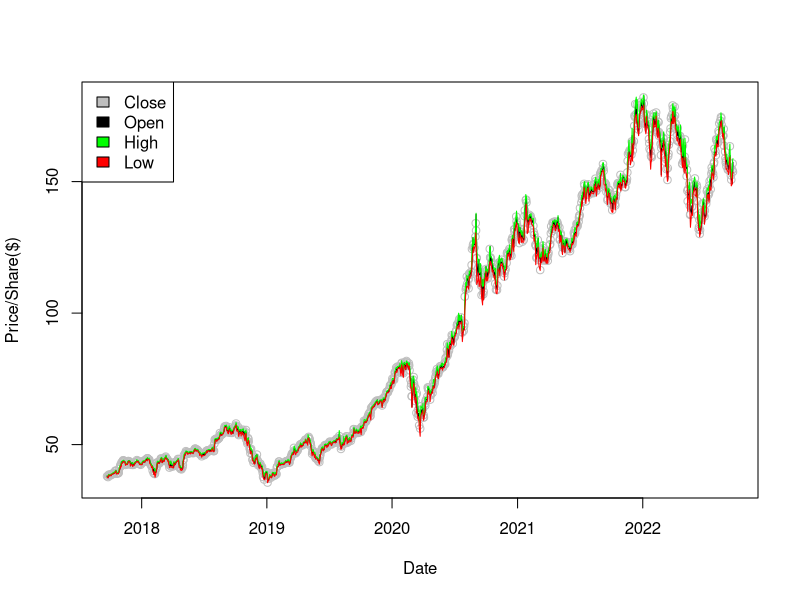
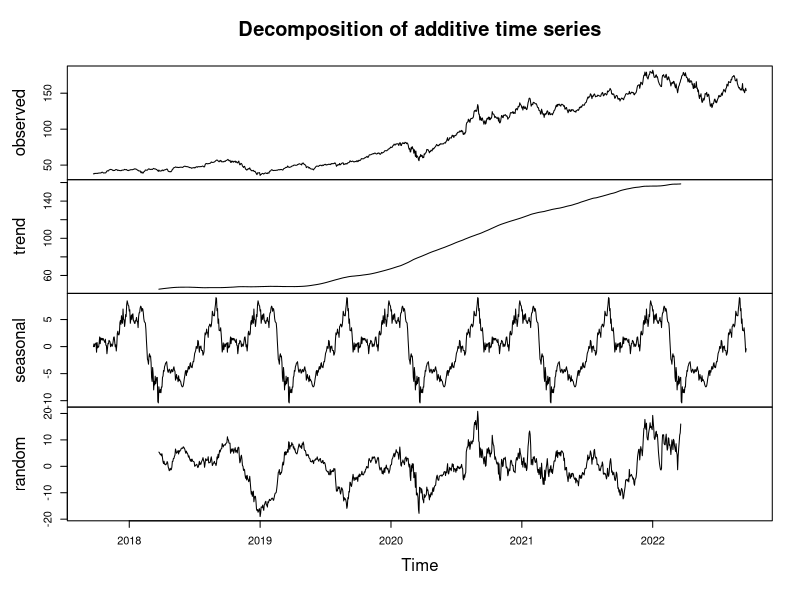
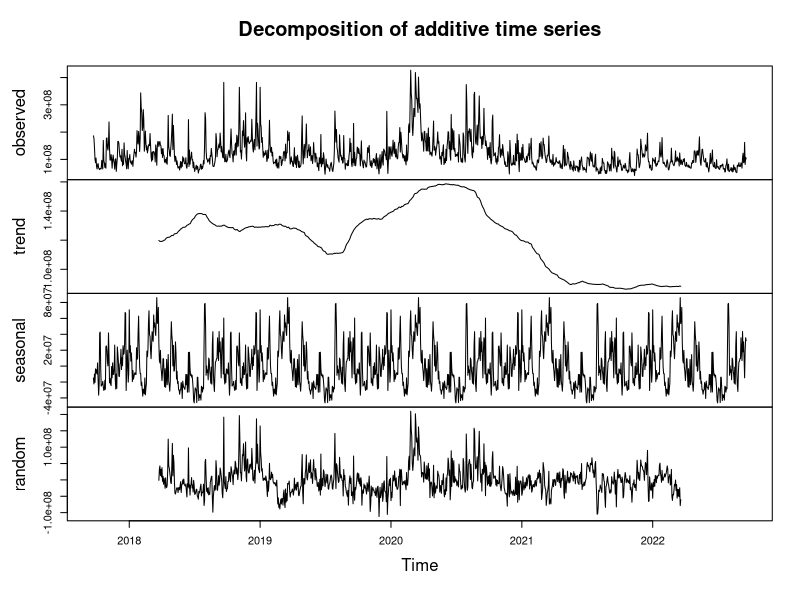
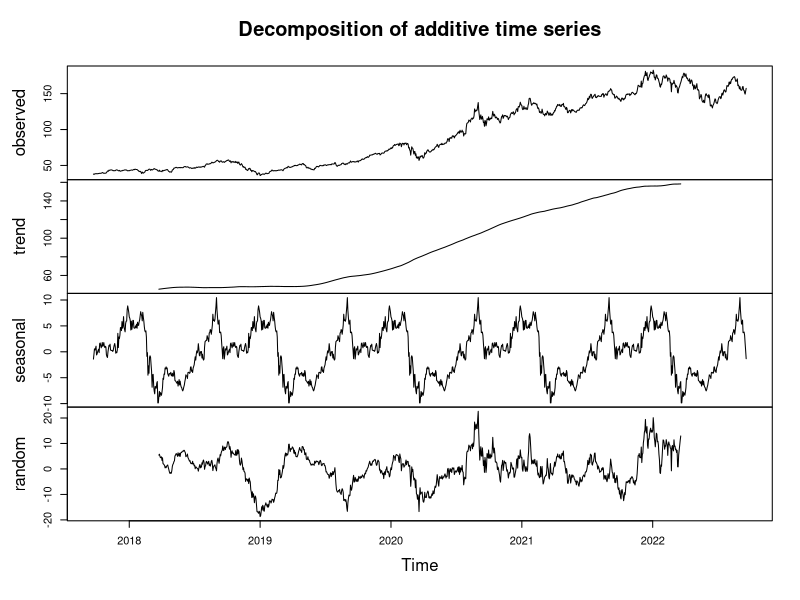
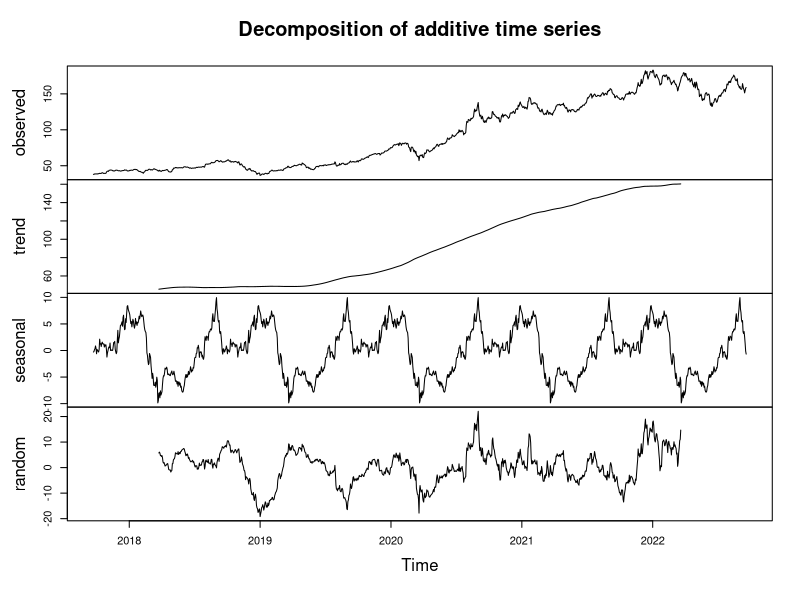
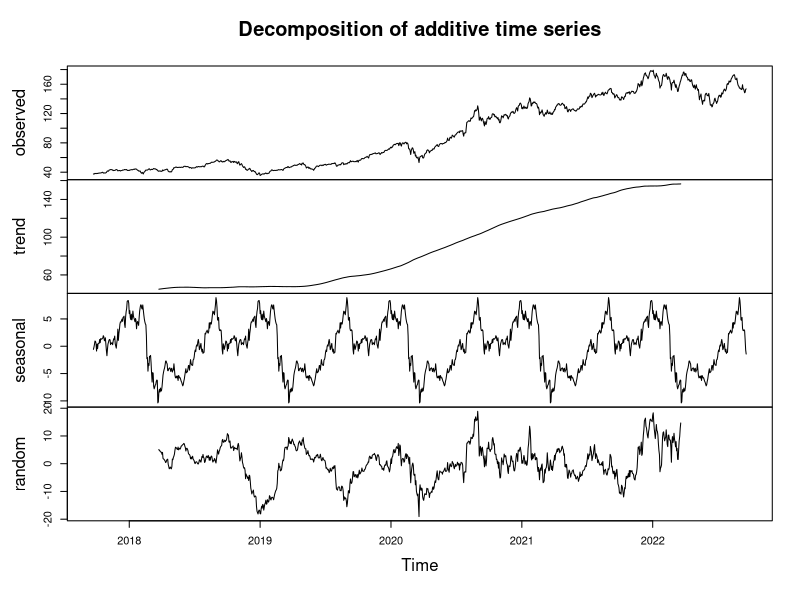
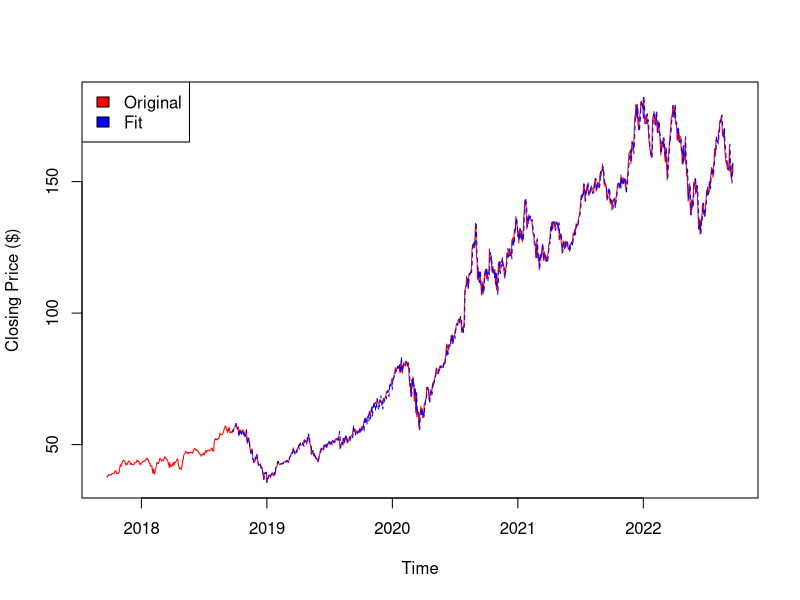
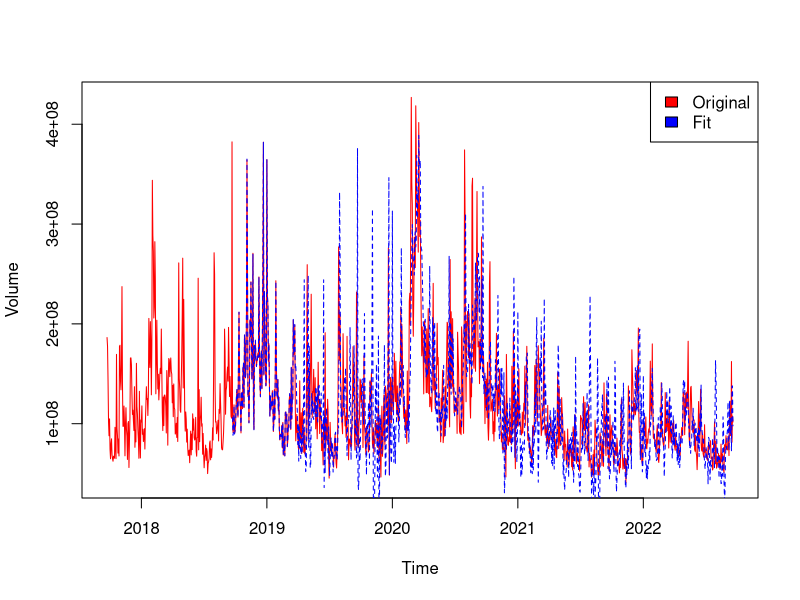

The R source for these figures, in order:
## ---- chunk 1
#Importing packages dplyr and tidyr to assist data manipulation
library(dplyr)
library(tidyr)
library(zoo)

#Importing apple stock market values
apple <- read.csv('HistoricalData_1663834817479.csv')
apple <- as.data.frame(apple)
## ---- chunk 2
head(apple)
## ---- chunk 3
summary(apple)
## ---- chunk 4
apple <- lapply(apple, sub, pattern = '\\$', replacement = '')
apple <- as.data.frame(apple)
apple$Date <- as.Date(apple$Date, "%m/%d/%Y")
apple$Date <- as.Date(apple$Date, "%Y-%m-%d")
head(apple)
## ---- chunk 5
plot(apple$Date, apple$Close.Last,col = 'grey', xlab = 'Date', ylab = 'Price/Share($)')
lines(apple$Date, apple$Open, col = 'black')
lines(apple$Date, apple$High, col = 'green')
lines(apple$Date, apple$Low, col = 'red')
legend(x = 'topleft', y=150, legend = c('Close', 'Open', 'High', 'Low'), fill = c('grey', 'black', 'green', 'red'))
## ---- chunk 6
#Number of trading days in a year
Trading_Days <- 252

#Convert columns from type char to numeric
for(i in 2:length(names(apple))){
  apple[, i] <- as.numeric(apple[, i])
}

#Order data set by date
apple_ordered <- zoo(apple[,-1], order.by = apple[,1])
head(apple_ordered)

#Converting DF to time series data and starting on 184/252 trading day in 2017 
apple_ts <- ts(apple_ordered, frequency = Trading_Days, start = c(2017, 184))

components_apple_close <- decompose(apple_ts[, 1])
components_apple_volume <- decompose(apple_ts[, 2])
components_apple_open <- decompose(apple_ts[, 3])
components_apple_high <- decompose(apple_ts[, 4])
components_apple_low <- decompose(apple_ts[, 5])
## ---- chunk 7
plot(components_apple_close)
## ---- chunk 8
plot(components_apple_volume)
## ---- chunk 9
plot(components_apple_open)
## ---- chunk 10
plot(components_apple_high)
## ---- chunk 11
plot(components_apple_low)
## ---- chunk 12
#Applying HoltWinters function for exponential smoothing
apple_close_smoothed <- HoltWinters(apple_ts[,1])
apple_volume_smoothed <- HoltWinters(apple_ts[,2])
apple_open_smoothed <- HoltWinters(apple_ts[,3])
apple_high_smoothed <- HoltWinters(apple_ts[,4])
apple_low_smoothed <- HoltWinters(apple_ts[,5])
## ---- chunk 13
#Visually evaluate the fits
plot(apple_ts[,1], ylab = 'Closing Price ($)', col = 'red')
lines(apple_close_smoothed$fitted[,1], lty = 2, col = 'blue')
legend(x = 'topleft', y=150, legend = c('Original', 'Fit'), fill = c('red', 'blue'))
## ---- chunk 14
#Visually evaluate the fits
plot(apple_ts[,2], ylab = 'Volume', col = 'red')
lines(apple_volume_smoothed$fitted[,1], lty = 2, col = 'blue')
legend(x = 'topright', legend = c('Original', 'Fit'), fill = c('red', 'blue'))
## ---- chunk 15
#Visually evaluate the fits
plot(apple_ts[,3], ylab = 'Open Price ($)', col = 'red')
lines(apple_open_smoothed$fitted[,1], lty = 2, col = 'blue')
legend(x = 'topleft', y=150, legend = c('Original', 'Fit'), fill = c('red', 'blue'))
## ---- chunk 16
#Visually evaluate the fits
plot(apple_ts[,4], ylab = 'High Price ($)', col = 'red')
lines(apple_high_smoothed$fitted[,1], lty = 2, col = 'blue')
legend(x = 'topleft', y=150, legend = c('Original', 'Fit'), fill = c('red', 'blue'))
## ---- chunk 17
#Visually evaluate the fits
plot(apple_ts[,5], ylab = 'Low Price ($)', col = 'red')
lines(apple_low_smoothed$fitted[,1], lty = 2, col = 'blue')
legend(x = 'topleft', y=150, legend = c('Original', 'Fit'), fill = c('red', 'blue'))
## ---- chunk 18
#Forecasting next 252 trading days
apple_close_forecast <- predict(apple_close_smoothed, 252, prediction.interval = TRUE, level=0.95)
apple_volume_forecast <- predict(apple_volume_smoothed, 252, prediction.interval = TRUE, level=0.95)
apple_open_forecast <- predict(apple_open_smoothed, 252, prediction.interval = TRUE, level=0.95)
apple_high_forecast <- predict(apple_high_smoothed, 252, prediction.interval = TRUE, level=0.95)
apple_low_forecast <- predict(apple_low_smoothed, 252, prediction.interval = TRUE, level=0.95)
## ---- chunk 19
#Visually evaluate the prediction
plot(apple_ts[,1], ylab="Close Price ($)", xlim = c(2019, 2024))
lines(apple_close_smoothed$fitted[,1], lty=2, col="blue")
lines(apple_close_forecast[,1], col="red")
lines(apple_close_forecast[,2], lty=2, col="orange")
lines(apple_close_forecast[,3], lty=2, col="orange")
## ---- chunk 20
#Visually evaluate the prediction
plot(apple_ts[,2], ylab="Trade Volume", xlim = c(2019, 2024))
lines(apple_volume_smoothed$fitted[,1], lty=2, col="blue")
lines(apple_volume_forecast[,1], col="red")
lines(apple_volume_forecast[,2], lty=2, col="orange")
lines(apple_volume_forecast[,3], lty=2, col="orange")
## ---- chunk 21
#Visually evaluate the prediction
plot(apple_ts[,3], ylab="Open Price ($)", xlim = c(2019, 2024))
lines(apple_open_smoothed$fitted[,1], lty=2, col="blue")
lines(apple_open_forecast[,1], col="red")
lines(apple_open_forecast[,2], lty=2, col="orange")
lines(apple_open_forecast[,3], lty=2, col="orange")
## ---- chunk 22
#Visually evaluate the prediction
plot(apple_ts[,4], ylab="High Price ($)", xlim = c(2019, 2024))
lines(apple_high_smoothed$fitted[,1], lty=2, col="blue")
lines(apple_high_forecast[,1], col="red")
lines(apple_high_forecast[,2], lty=2, col="orange")
lines(apple_high_forecast[,3], lty=2, col="orange")
## ---- chunk 23
#Visually evaluate the prediction
plot(apple_ts[,5], ylab="Low Price ($)", xlim = c(2019, 2024))
lines(apple_low_smoothed$fitted[,1], lty=2, col="blue")
lines(apple_low_forecast[,1], col="red")
lines(apple_low_forecast[,2], lty=2, col="orange")
lines(apple_low_forecast[,3], lty=2, col="orange")
